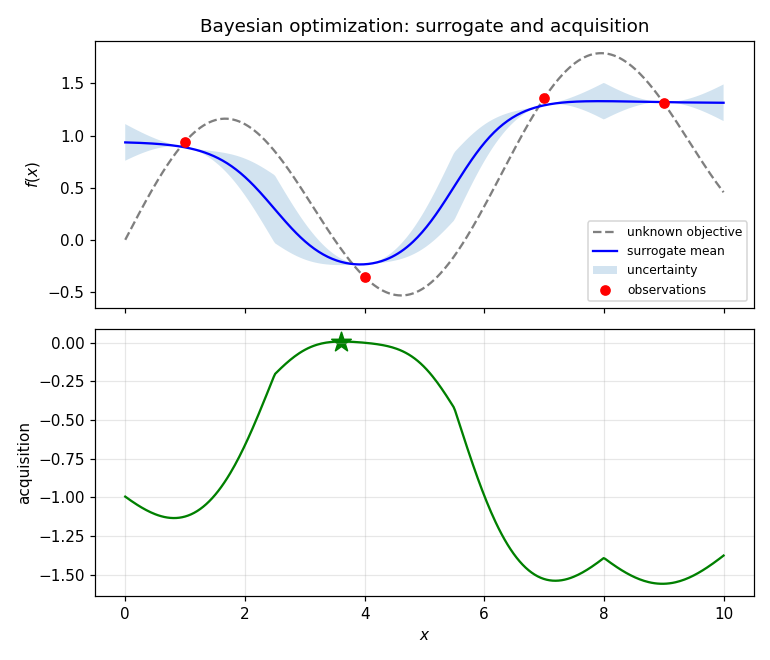

Write the Python code that produced this figure.
import numpy as np
import matplotlib.pyplot as plt


def bayesian_optimization_surrogate():
    rng = np.random.default_rng(0)
    x = np.linspace(0, 10, 400)
    truth = np.sin(x) + 0.1 * x
    sample_x = np.array([1.0, 4.0, 7.0, 9.0])
    sample_y = np.sin(sample_x) + 0.1 * sample_x
    weights = np.exp(-0.5 * ((x[:, None] - sample_x[None, :]) / 1.2) ** 2)
    mean = weights @ sample_y / weights.sum(axis=1)
    std = 0.6 * (1 - weights.max(axis=1))
    fig, (top, bottom) = plt.subplots(2, 1, figsize=(7, 6), sharex=True)
    top.plot(x, truth, "k--", alpha=0.5, label="unknown objective")
    top.plot(x, mean, "b", label="surrogate mean")
    top.fill_between(x, mean - std, mean + std, alpha=0.2, label="uncertainty")
    top.scatter(sample_x, sample_y, color="red", zorder=3, label="observations")
    top.legend(fontsize=8); top.set_ylabel("$f(x)$"); top.set_title("Bayesian optimization: surrogate and acquisition")
    acquisition = std - (mean - mean.min())
    bottom.plot(x, acquisition, "g")
    bottom.scatter([x[int(np.argmax(acquisition))]], [acquisition.max()], color="green", marker="*", s=180)
    bottom.set_xlabel("$x$"); bottom.set_ylabel("acquisition"); bottom.grid(True, alpha=0.3)
    plt.tight_layout()
    return "030803_bayesian_optimization_surrogate"


bayesian_optimization_surrogate()
plt.savefig('030803_bayesian_optimization_surrogate.png', dpi=110)
